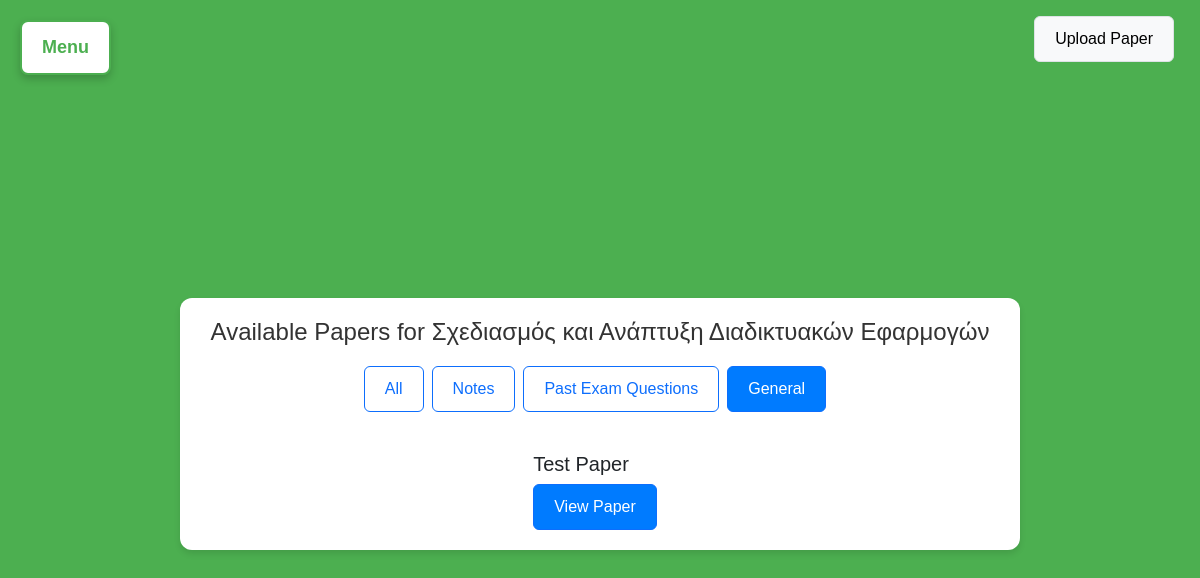
Page /papers/1/1/category/general/ on the committed database.
### myapp/models.py (models this page shows, shortened)
class Course(models.Model):
    name = models.CharField(max_length=255)
    department = models.ForeignKey(Department, on_delete=models.CASCADE, related_name='courses')

class Paper(models.Model):
    title = models.CharField(max_length=255)
    description = models.TextField(default="No description available")
    CATEGORY_CHOICES = [
    ('notes', 'Notes'),
    ('exams', 'Past Exam Questions'),
    ('general', 'General'),
]
    category = models.CharField(max_length=10, choices=CATEGORY_CHOICES, default='general')
    file = models.FileField(upload_to='papers/')  # Folder where the papers will be stored
    course = models.ForeignKey(Course, related_name='papers', on_delete=models.CASCADE)
    uploaded_at = models.DateTimeField(auto_now_add=True)

### myapp/views.py (the view)
# urls.py: path('papers/<int:department_id>/<int:course_id>/category/<str:category>/', views.papers_by_category_view, name='papers_by_category'),
def papers_by_category_view(request, department_id, course_id, category):
    department = get_object_or_404(Department, id=department_id)
    course = get_object_or_404(Course, id=course_id)
    papers = Paper.objects.filter(course=course, category=category)
    return render(request, 'papers.html', {
        'department': department,
        'course': course,
        'papers': papers,
        'current_category': category  # Optional: to highlight selected filter
    })

### myapp/templates/papers.html (shortened to what this page needs)
<!DOCTYPE html>
<html lang="en">
    {% load static %}
<head>
    <link href="https://cdn.jsdelivr.net/npm/bootstrap@5.3.0-alpha1/dist/css/bootstrap.min.css" rel="stylesheet">
    <link rel="stylesheet" href="{% static 'css/style.css' %}">
</head>
<body class="papers-page">
    <div class="dropdown-container">
        <button class="dropdown-btn" id="menu-toggle">Menu</button>
    </div>
    <div class="position-absolute top-0 end-0 p-3">
        <a href="{% url 'upload_paper' %}" class="btn btn-light border">Upload Paper</a>
    </div>
    <div class="container mt-5">
        <h2 class="text-center">Available Papers for {{ course.name }}</h2>
        <div class="d-flex justify-content-end mb-3">
            <a href="{% url 'papers' department_id=department.id course_id=course.id %}"
               class="btn {% if current_category == 'all' %}btn-primary{% else %}btn-outline-primary{% endif %} me-2">
                All
            </a>
            <a href="{% url 'papers_by_category' department_id=department.id course_id=course.id category='notes' %}"
               class="btn {% if current_category == 'notes' %}btn-primary{% else %}btn-outline-primary{% endif %} me-2">
                Notes
            </a>
            <a href="{% url 'papers_by_category' department_id=department.id course_id=course.id category='exams' %}"
               class="btn {% if current_category == 'exams' %}btn-primary{% else %}btn-outline-primary{% endif %} me-2">
                Past Exam Questions
            </a>
            <a href="{% url 'papers_by_category' department_id=department.id course_id=course.id category='general' %}"
               class="btn {% if current_category == 'general' %}btn-primary{% else %}btn-outline-primary{% endif %}">
                General
            </a>
        </div>
        <div class="paper-list mt-4">
            <form method="POST" action="{% url 'papers' department_id=department.id course_id=course.id %}">
                {% for paper in papers %}
                    <div class="paper-item">
                        <h5>{{ paper.title }}</h5>
                        <a href="{% url 'paper_detail' department_id=department.id course_id=course.id paper_id=paper.id %}" class="btn btn-primary">View Paper</a>
                    </div>
                {% empty %}
                    <p>No papers available for this course.</p>
                {% endfor %}
            </form>
        </div>
    </div>
</body>
</html>

### myapp/static/css/style.css (style rules this page uses)
body { background-color: #f7f7f7; font-family: 'Arial', sans-serif; margin: 0; padding: 0; }
h2 { margin-bottom: 20px; color: #333; font-size: 24px; }
a { text-decoration: none; color: #4CAF50; }
.dropdown-container { position: fixed; top: 20px; left: 20px; display: inline-block; }
.container { max-width: 1000px; margin: 0 auto; padding: 20px; }
button { font-size: 16px; padding: 10px 20px; border-radius: 8px; }
.papers-page { display: flex; justify-content: center; align-items: center; height: 100vh; background-color: #4CAF50; }
.papers-page .container { width: 70%; padding: 20px; background-color: #ffffff; box-shadow: 0 4px 6px rgba(0, 0, 0, 0.1); border-radius: 12px; }
.university-page .container, .department-page .container, .papers-page .container { display: flex; flex-direction: column; justify-content: center; align-items: center; }
.btn { margin-right: 10px; padding: 10px 20px; font-size: 16px; }
.btn-primary { background-color: #007bff; color: white; }
.dropdown-btn { background-color: white; color: #4CAF50; padding: 12px 20px; font-size: 18px; border: 2px solid #4CAF50; cursor: pointer; border-radius: 8px; font-weight: bold; box-shadow: 0 4px 8px rgba(0, 0, 0, 0.2); }

### rows in the picture
Course: name "Σχεδιασμός και Ανάπτυξη Διαδικτυακών Εφαρμογών"
Paper: title "Test Paper"
